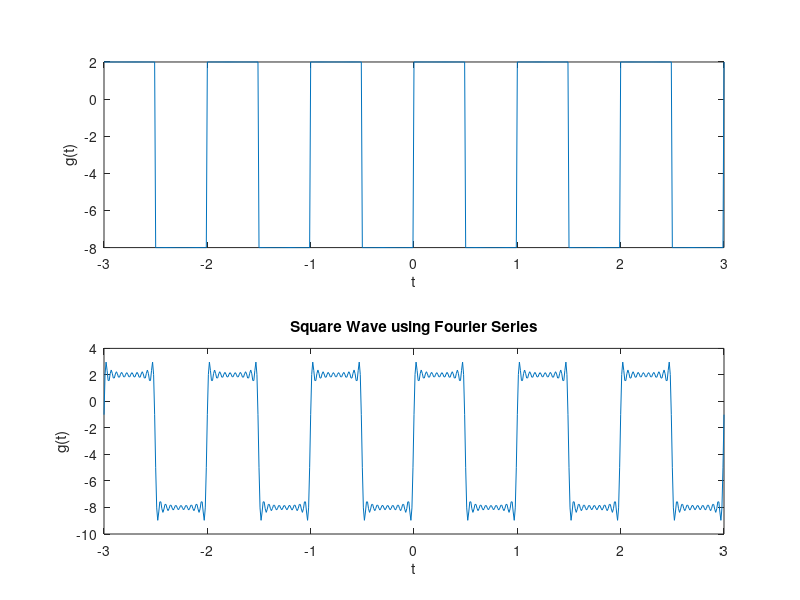

Here is the MATLAB script that generated this plot:
t = -3 : 0.01 : 3;f = 1;a = 5;b = -3;sqr = @ (t) a * square(2 * pi * f * t) + b;g_t = sqr(t);subplot(2, 1, 1);plot(t, g_t);xlabel('t');ylabel('g(t)');%fourier seriesT = 0 : 0.01 : 1;g_T = sqr(T);m_options = [1 5 10 20 50];m = m_options(4);Ao = 2 * trapz(T, g_T);A = zeros(1, m);B = zeros(1, m);S = Ao / 2;for i = 1 : m    A(i) = 2 * trapz(T, g_T .* cos( (2 * pi * i * f) .* T ));    B(i) = 2 * trapz(T, g_T .* sin( (2 * pi * i * f) .* T ));    S += (A(i) .* cos( (2 * pi * i * f) .* t ) +          B(i) .* sin( (2 * pi * i * f) .* t ));endfor%plotsubplot(2, 1, 2);plot(t, S);title("Square Wave using Fourier Series");xlabel("t");ylabel("g(t)");